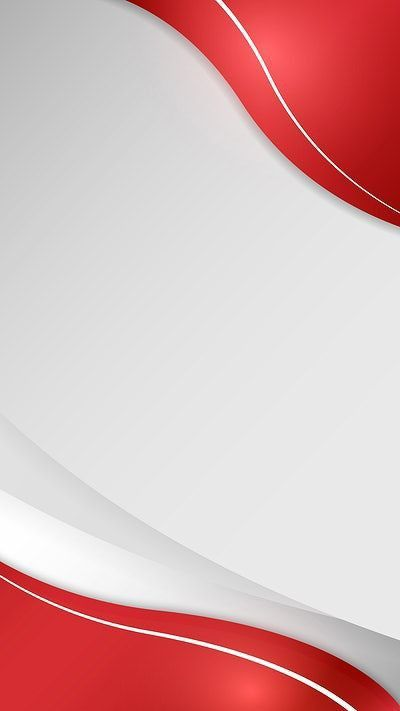
#> input picture src/report/assets/title_background_source.jpg, 400 x 711 px
$ python title_page.py
#> lines starting #> are read from the running program, lines starting #| are printed output that depends on the picture
"""Title page of the final report.

The template's title page is rebuilt in place:
  * a full-page background image (src/report/assets/title_background.jpg) is anchored behind the text,
  * the title becomes the company name only, in a larger black font,
  * the subtitle is removed and the red rule under the title is shortened,
  * the details table keeps only the team name and the date.

The background is an enhanced copy of src/report/assets/title_background_source.jpg. Run this file directly
(python src/report/title_page.py) to regenerate it, or let build_report.py create it when it is missing.
"""
import sys
from pathlib import Path

from docx.oxml import parse_xml
from lxml import etree
from PIL import Image, ImageFilter

HERE = Path(__file__).resolve().parent
sys.path.insert(0, str(HERE.parent))
from config import RED, ROOT  # noqa: E402

ASSETS = HERE / "assets"
BG_SOURCE = ASSETS / "title_background_source.jpg"
BG = ASSETS / "title_background.jpg"
W = "{http://schemas.openxmlformats.org/wordprocessingml/2006/main}"
A4_EMU = (7560310, 10692130)      # 21.0 x 29.7 cm
A4_PX = (2480, 3508)              # A4 at 300 dpi

TITLE = ("DNSE Securities", "Joint Stock Company")
KEEP_ROWS = ("Team", "Date")


def prepare_background(src=BG_SOURCE, out=BG):
    """Upscale the source picture to A4 at 300 dpi and sharpen it."""
    im = Image.open(src).convert("RGB")
#> im is the input picture: PIL image 400x711 RGB; mean R, G, B 218.5, 180.7, 181.3
    w, h = im.size
#> w = 400; h = 711
    c = int(round(h * 0.04))                         # trim 4% at the top and bottom
#> c = 28
    im = im.crop((0, c, w, h - c))
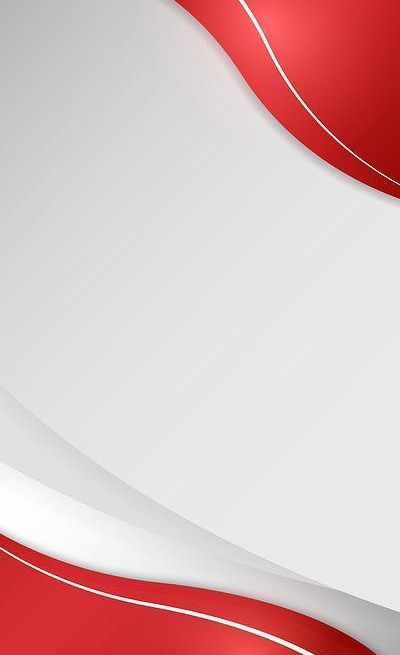
#> im: PIL image 400x655 RGB; mean R, G, B 219.8, 189.4, 190
    im = im.resize((im.width * 3, im.height * 3), Image.LANCZOS).filter(ImageFilter.GaussianBlur(1.6))
#> im: PIL image 1200x1965 RGB
    im = im.resize(A4_PX, Image.LANCZOS).filter(ImageFilter.UnsharpMask(radius=2.2, percent=70, threshold=2))
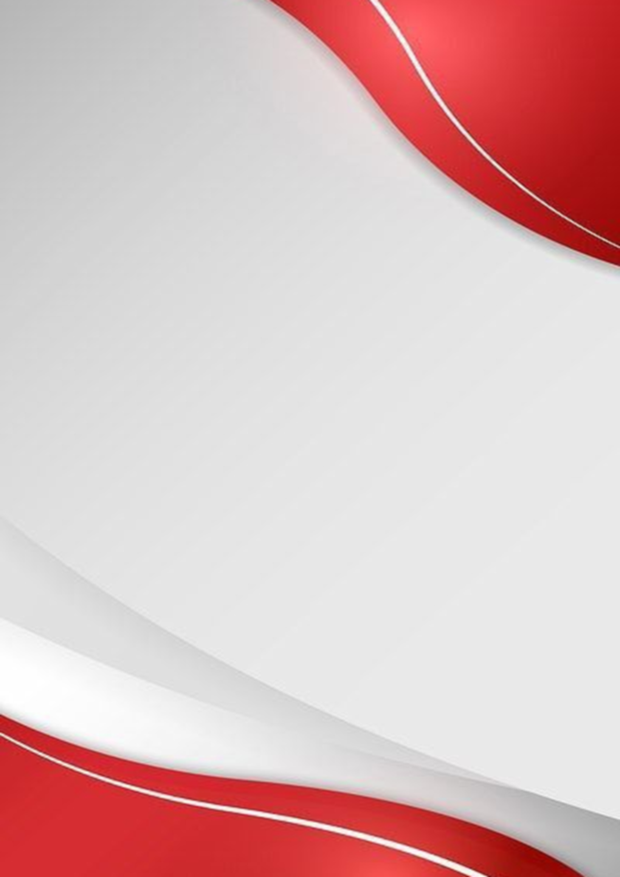
#> im: PIL image 2480x3508 RGB (shown at 1/4 size); mean R, G, B 219.7, 189.4, 190
    im.save(out, quality=95, subsampling=0)
    return out


def _text(e):
    return "".join(t.text or "" for t in e.iter(W + "t"))


# [87 lines left out: functions _black, _background_run, build_title_page, not called in this run]


if __name__ == "__main__":
    print("wrote", prepare_background().relative_to(ROOT))
